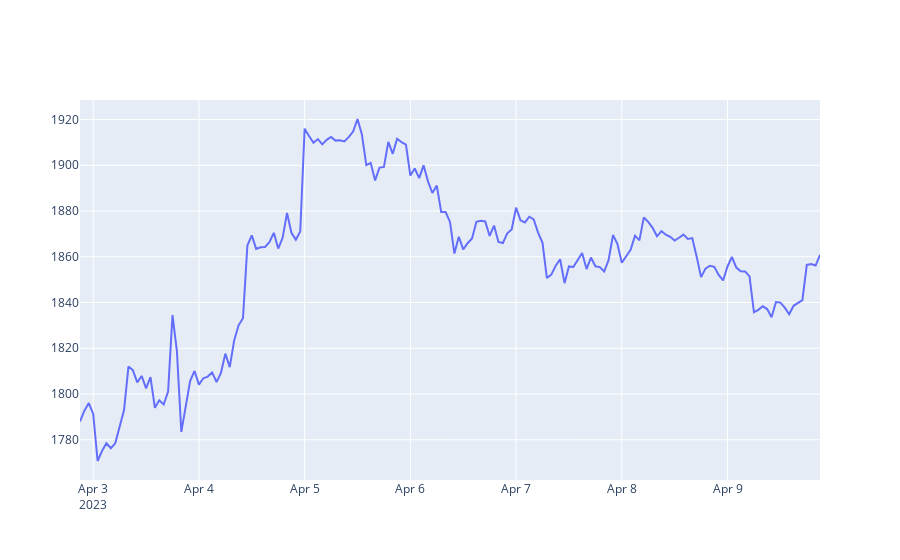
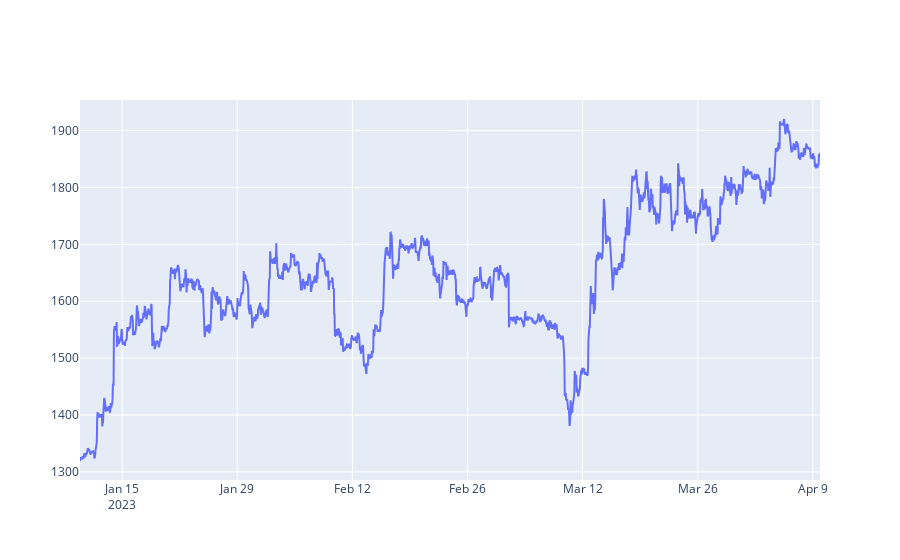

Notebook code cell kept with these figures, in order:
### Code cell
from plotly.offline import init_notebook_mode, iplot
init_notebook_mode(connected=True)

def getLine(df_input):
    x = df_input.index
    y = df_input.values
    fig = go.Figure(data=go.Scatter(x = x, y = y))
    fig.show()
    
#------------------------------------------------

#( getLine(getRates('ETH-USD',  '1d',  '1h')) )
( getLine(getRates('ETH-USD',  '1wk',  '1h')) )
( getLine(getRates('ETH-USD',  '3mo',  '1h')) )
#( getLine(getRates('ETH-USD',  '3y',  '1d')) )

### Figure 1 — Plotly figure (JSON) as saved in the notebook; plotly's stock layout.template omitted (floating-point values rounded to 4 significant figures; data arrays with more than 128 entries replaced by an {"elided": "..."} marker saying what was removed)
{"data": [{"x": {"elided": "169 str values"}, "y": {"elided": "169 float values"}, "type": "scatter"}], "layout": {"xaxis": {"type": "date", "range": ["2023-04-02 21:00", "2023-04-09 21:00"], "autorange": true}, "yaxis": {"type": "linear", "range": [1762.0, 1929.0], "autorange": true}, "autosize": true}}

### Figure 2 — Plotly figure (JSON) as saved in the notebook; plotly's stock layout.template omitted (floating-point values rounded to 4 significant figures; data arrays with more than 128 entries replaced by an {"elided": "..."} marker saying what was removed)
{"data": [{"x": {"elided": "2161 str values"}, "y": {"elided": "2161 float values"}, "type": "scatter"}], "layout": {"xaxis": {"type": "date", "range": ["2023-01-09 21:00", "2023-04-09 21:00"], "autorange": true}, "yaxis": {"type": "linear", "range": [1286.0, 1954.0], "autorange": true}, "autosize": true}}
